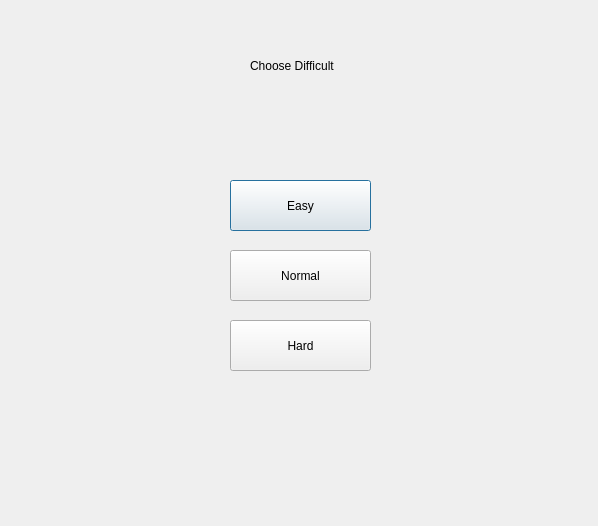
<?xml version="1.0" encoding="UTF-8"?>
<ui version="4.0">
 <class>window1</class>
 <widget class="QDialog" name="window1">
  <property name="geometry">
   <rect>
    <x>0</x>
    <y>0</y>
    <width>598</width>
    <height>526</height>
   </rect>
  </property>
  <property name="windowTitle">
   <string>Dialog</string>
  </property>
  <widget class="QPushButton" name="pushButton_easy">
   <property name="geometry">
    <rect>
     <x>230</x>
     <y>180</y>
     <width>141</width>
     <height>51</height>
    </rect>
   </property>
   <property name="text">
    <string>Easy</string>
   </property>
  </widget>
  <widget class="QPushButton" name="pushButton_2_normal">
   <property name="geometry">
    <rect>
     <x>230</x>
     <y>250</y>
     <width>141</width>
     <height>51</height>
    </rect>
   </property>
   <property name="text">
    <string>Normal</string>
   </property>
  </widget>
  <widget class="QPushButton" name="pushButton_3_hard">
   <property name="geometry">
    <rect>
     <x>230</x>
     <y>320</y>
     <width>141</width>
     <height>51</height>
    </rect>
   </property>
   <property name="text">
    <string>Hard</string>
   </property>
  </widget>
  <widget class="QLabel" name="label">
   <property name="geometry">
    <rect>
     <x>250</x>
     <y>40</y>
     <width>91</width>
     <height>51</height>
    </rect>
   </property>
   <property name="text">
    <string>Choose Difficult</string>
   </property>
  </widget>
 </widget>
 <resources/>
 <connections/>
</ui>
